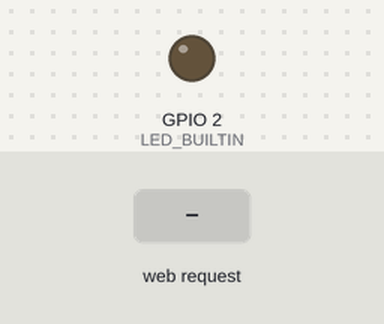
Simulated run of this sketch. Board: ESP8266 (NodeMCU). On the bench: output pins drawn as LEDs (lit = HIGH, except the on-board LED, lit = LOW). The inputs (shaded band) are chosen by the test bench. WiFi joins after 1.5 s; servers stay silent unless stated; not simulated (calls return 0 or success): WifiConnect.h; what the sketch prints to the serial monitor is not drawn.

Above: at 2.8 s.
2.9 s: HTTP request GET /LEDOn received
At 4.1 s:
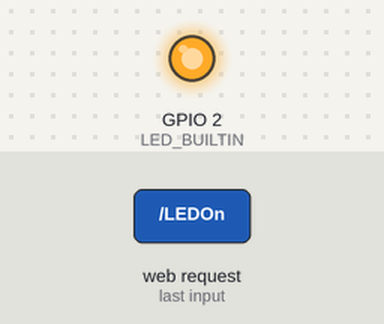
4.4 s: HTTP request GET /LEDOff received
At 5.3 s:
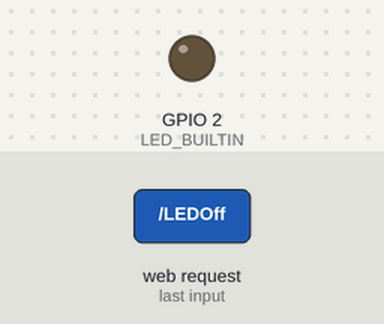
Timing chart, 0 to 7.4 s (numbered marks = the images above; inputs shaded):
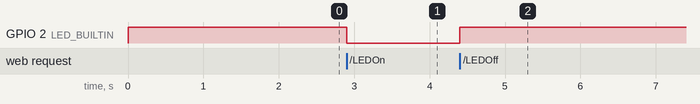

Measured:
- after the input at 2.9 s, GPIO 2 (LED_BUILTIN): HIGH → LOW at once
- after the input at 4.4 s, GPIO 2 (LED_BUILTIN): LOW → HIGH at once

The sketch:

wifi_web_sockets.ino
```cpp
#include <ESP8266WiFi.h>
#include <WiFiClient.h>
#include <ESP8266WebServer.h>
#include <WebSocketsServer.h>
#include <Hash.h>
#include <WifiConnect.h>


WebSocketsServer WebSocket = WebSocketsServer ( 81 );

//Instantiate a web server on port 80.
ESP8266WebServer WebServer( 80 );

String page      = "";


void setup()
{
  const char* ssid      = GetWifiSSID();
  const char* password  = GetWifiPW();


  // Configure the onboard LED pin for output.
  pinMode ( LED_BUILTIN, OUTPUT );
  // Turn the LED off.
  digitalWrite ( LED_BUILTIN, HIGH );

  Serial.begin ( 115200 );
  delay ( 100 );

  // Connect to the WiFi network
  Serial.println();
  Serial.print ( "Connecting to " );
  Serial.println ( ssid );

  WiFi.begin ( ssid, password );

  while ( WiFi.status() != WL_CONNECTED )
  {
    delay ( 100 );
    Serial.print ( "." );
  }

  Serial.println ( "" );
  Serial.println ( "WiFi connected" );
  Serial.print   ( "IP address: " );
  Serial.println ( WiFi.localIP() );
  Serial.print   ( "Netmask: " );
  Serial.println ( WiFi.subnetMask() );
  Serial.print   ( "Gateway: " );
  Serial.println ( WiFi.gatewayIP() );

  //The HTML of the web page.
  page = "<html> \n"  \
         "<head></head> \n" \
         "<body> \n" \
         "<h1>Simple NodeMCU WebSocket Server</h1> \n" \
         "<p> \n" \
         "<a href=\"LEDOn\"><button>ON</button></a>&nbsp; \n" \
         "<a href=\"LEDOff\"><button>OFF</button></a> \n" \
         "</p> \n" \
         "</body> \n" \
         "</html> \n"
          ;

  WebServer.on ( "/", [](){
    WebServer.send ( 200, "text/html", page );
  });

  WebServer.on ( "/LEDOn", [](){
    WebServer.send ( 200, "text/html", page );
    digitalWrite ( LED_BUILTIN, LOW );
    delay ( 1000 );
  });

  WebServer.on ( "/LEDOff", [](){
    WebServer.send ( 200, "text/html", page );
    digitalWrite ( LED_BUILTIN, HIGH );
    delay ( 1000 );
  });

  WebServer.begin();
  WebSocket.begin();
  WebSocket.onEvent ( WebSocketEvent );
  Serial.println ( "Web server started!" );
}


void loop()
{
  WebSocket.loop();
  WebServer.handleClient();
  if ( Serial.available() > 0 )
  {
    char c[] = { (char) Serial.read() };
    WebSocket.broadcastTXT ( c, sizeof(c) );
  }
}


void WebSocketEvent (
  uint8_t   num,
  WStype_t  type,
  uint8_t*  payload,
  size_t    length
)
{
  if ( type == WStype_TEXT )
  {
    for ( int i = 0; i < length; i++)
    {
      Serial.print( (char) payload[i] );
    }

    Serial.println();
  }
}
```
